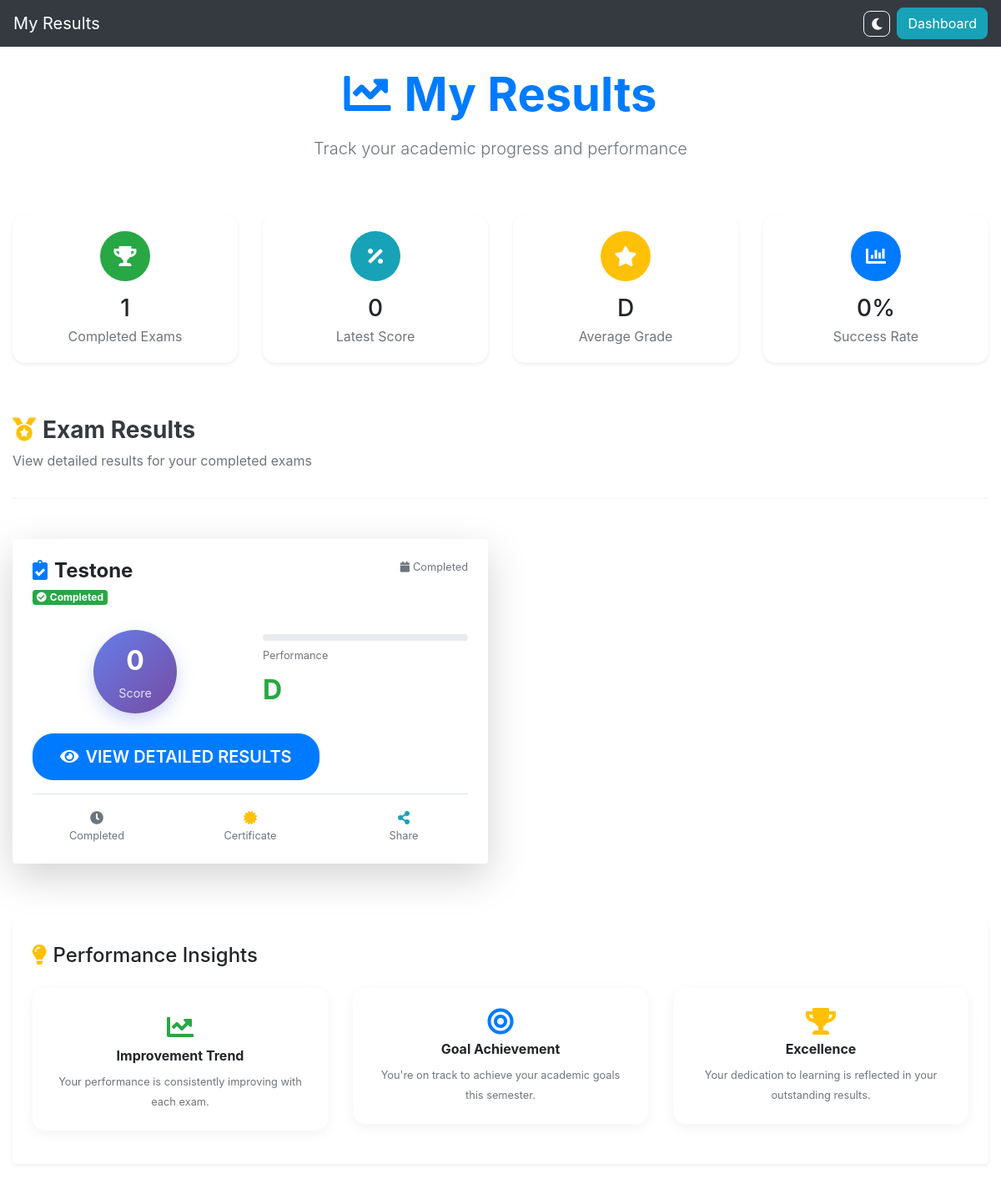
Page /student/results/ (signed in) on the earlier database version.
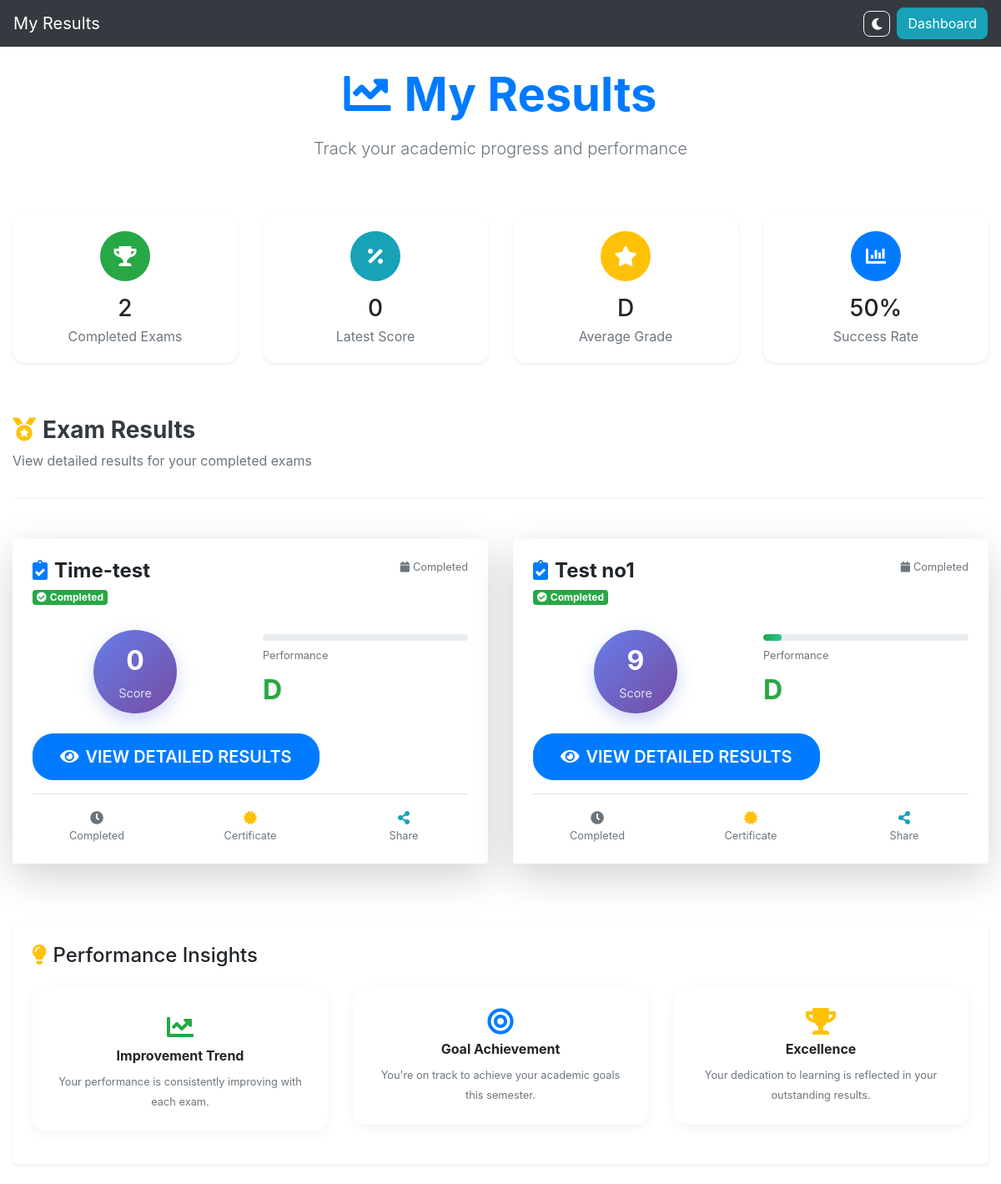
Same page on the later database version.
### student/models.py (models this page shows, shortened)
class StuExam_DB(models.Model):
    student = models.ForeignKey(User, limit_choices_to={'groups__name': "Student"}, on_delete=models.CASCADE, null=True)
    examname = models.CharField(max_length=100)
    qpaper = models.ForeignKey(Question_Paper, on_delete=models.CASCADE, null=True)
    questions = models.ManyToManyField(Stu_Question)
    score = models.IntegerField(default=0)
    completed = models.IntegerField(default=0)
    total_marks_possible = models.IntegerField(default=0, help_text="Total marks possible for this exam")
    percentage = models.FloatField(default=0.0, help_text="Percentage score")
    started_at = models.DateTimeField(auto_now_add=True, null=True, blank=True)
    completed_at = models.DateTimeField(null=True, blank=True)
    time_taken = models.DurationField(null=True, blank=True, help_text="Time taken to complete the exam")
    is_graded = models.BooleanField(default=False, help_text="Whether the exam has been graded")
    class Meta:
        verbose_name = "Student Exam"
        verbose_name_plural = "Student Exams"
        ordering = ['-completed_at', '-started_at']

### student/views/result.py (the view, shortened to what this page needs)
# urls.py: path('results', results.Results.as_view(), name='results'),
def results(request):
    student = request.user
    studentGroup = Special_Students.objects.filter(students=student) # type: ignore
    studentExamList = StuExam_DB.objects.filter(student=student, completed=1) # type: ignore
    completed_count = studentExamList.count()
    latest_exam = studentExamList.order_by('-completed_at', '-started_at').first()
    latest_score = latest_exam.score if latest_exam else 0
    totals = studentExamList.aggregate(total_score=models.Sum('score'), total_max=models.Sum('total_marks_possible'))
    total_score_sum = totals.get('total_score') or 0
    total_max_sum = totals.get('total_max') or 0
    average_percentage = int(round((total_score_sum / total_max_sum) * 100)) if total_max_sum else 0
    def pct_to_grade(p):
        if p >= 90:
            return 'A+'
        if p >= 80:
            return 'A'
        if p >= 70:
            return 'B'
        if p >= 60:
            return 'C'
        return 'D'
    average_grade = pct_to_grade(average_percentage)
    success_rate = int(round((studentExamList.filter(score__gte=1).count() / completed_count) * 100)) if completed_count else 0
    return render(request, 'student/result/results.html', {
        'student': student,
        'paper': studentExamList,
        'completed_count': completed_count,
        'latest_score': latest_score,
        'average_grade': average_grade,
        'success_rate': success_rate,
    })

### student/templates/student/result/results.html (shortened to what the changed rows need)
{% extends 'student/base/base.html' %}
{% load static %}
{% block body %}
<div class="container-fluid py-4">
    <div class="row mb-5">
        <div class="col-12 text-center">
            <h1 class="display-4 font-weight-bold text-primary mb-3">
                <i class="fas fa-chart-line mr-3"></i>My Results
            </h1>
        </div>
    </div>
    <div class="row mb-5">
        <div class="col-md-3 col-sm-6 mb-3">
            <div class="card stats-card h-100 border-0 shadow-sm">
                <div class="card-body text-center">
                    <div class="stats-icon bg-success">
                        <i class="fas fa-trophy text-white"></i>
                    </div>
                    <h3 class="mt-3 mb-1">{{ completed_count }}</h3>
                    <p class="text-muted mb-0">Completed Exams</p>
                </div>
            </div>
        </div>
        <div class="col-md-3 col-sm-6 mb-3">
            <div class="card stats-card h-100 border-0 shadow-sm">
                <div class="card-body text-center">
                    <div class="stats-icon bg-primary">
                        <i class="fas fa-chart-bar text-white"></i>
                    </div>
                    <h3 class="mt-3 mb-1">{{ success_rate|default:0 }}%</h3>
                    <p class="text-muted mb-0">Success Rate</p>
                </div>
            </div>
        </div>
    </div>
    <div class="row mb-4">
        <div class="col-12">
            <div class="section-header mb-4">
                <h2 class="h3 font-weight-bold text-dark">
                    <i class="fas fa-medal text-warning mr-2"></i>Exam Results
                </h2>
            </div>
        </div>
    </div>
    <div class="row">
        {% for i in paper %}
            {% if i.completed == 1 %}
            <div class="col-lg-6 col-md-12 mb-4">
                <div class="result-card">
                    <div class="card border-0 shadow-lg h-100">
                        <div class="card-body p-4">
                            <div class="d-flex justify-content-between align-items-start mb-4">
                                <div>
                                    <h4 class="card-title mb-2 font-weight-bold">
                                        <i class="fas fa-clipboard-check text-primary mr-2"></i>{{ i.examname }}
                                    </h4>
                                    <span class="badge badge-success badge-lg">
                                        <i class="fas fa-check-circle mr-1"></i>Completed
                                    </span>
                                </div>
                                <small class="text-muted"><i class="fas fa-calendar mr-1"></i>Completed</small>
                            </div>
                            <div class="score-section mb-4">
                                <div class="row align-items-center">
                                    <div class="col-6 text-center">
                                        <div class="score-circle-large">
                                            <div class="score-number-large">{{ i.score|default:0 }}</div>
                                            <div class="score-label-large">Score</div>
                                        </div>
                                    </div>
                                    <div class="col-6">
                                        <div class="performance-indicators">
                                            <div class="performance-bar mb-2">
                                                <div class="performance-fill" data-width="{{ i.score|default:0 }}"></div>
                                            </div>
                                            <small class="text-muted d-block mb-2">Performance</small>
                                            <div class="grade-display">
                                                <span class="grade-letter">
                                                    {% if i.score >= 90 %}A+{% elif i.score >= 80 %}A{% elif i.score >= 70 %}B{% elif i.score >= 60 %}C{% else %}D{% endif %}
                                                </span>
                                            </div>
                                        </div>
                                    </div>
                                </div>
                            </div>
                            <div class="result-actions">
                                <form method="POST" class="d-inline-block">
                                    <button type="submit" class="btn btn-primary btn-lg result-btn">
                                        <i class="fas fa-eye mr-2"></i>View Detailed Results
                                    </button>
                                </form>
                            </div>
                            <div class="result-meta mt-3 pt-3 border-top">
                                <div class="row text-center">
                                    <div class="col-4">
                                        <i class="fas fa-clock text-muted"></i>
                                        <small class="d-block text-muted">Completed</small>
                                    </div>
                                    <div class="col-4">
                                        <i class="fas fa-certificate text-warning"></i>
                                        <small class="d-block text-muted">Certificate</small>
                                    </div>
                                    <div class="col-4">
                                        <i class="fas fa-share-alt text-info"></i>
                                        <small class="d-block text-muted">Share</small>
                                    </div>
                                </div>
                            </div>
                        </div>
                    </div>
                </div>
            </div>
            {% endif %}
        {% endfor %}
    </div>
</div>
{% endblock body %}

Differences in the rows shown:
removed StuExam_DB: examname "Testone", score "0", shows "D"
added StuExam_DB: examname "Time-test", score "0", shows "D"
added StuExam_DB: examname "Test no1", score "9", shows "D"
Other differences:
{{ completed_count }}: "1" → "2"
{{ success_rate|default:0 }}: "0" → "50"
